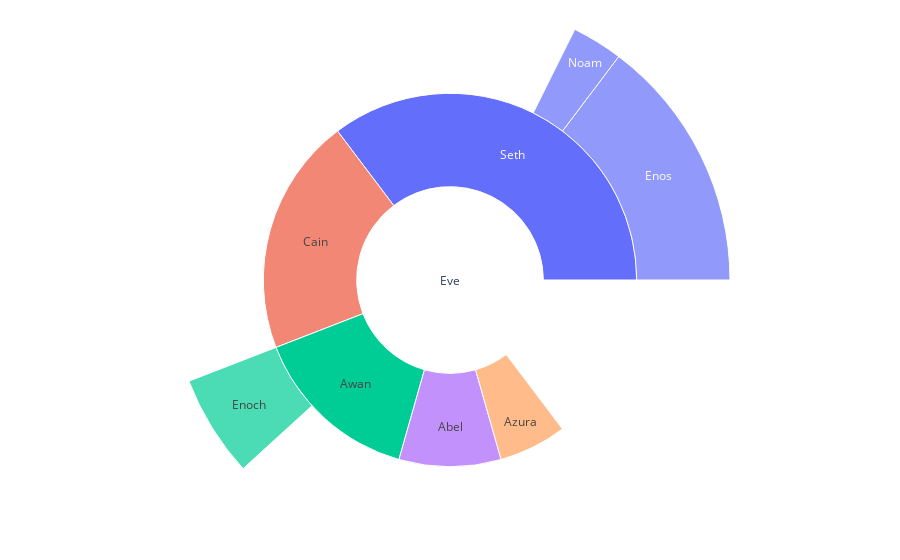

Notebook source saved alongside this figure:
### Code cell
# original script for a sunburst

fig =go.Figure(go.Sunburst(
    labels=["Eve", "Cain", "Seth", "Enos", "Noam", "Abel", "Awan", "Enoch", "Azura"],
    parents=["", "Eve", "Eve", "Seth", "Seth", "Eve", "Eve", "Awan", "Eve" ],
    values=[10, 14, 12, 10, 2, 6, 6, 4, 4],
))
# Update layout for tight margin
# See https://plotly.com/python/creating-and-updating-figures/
fig.update_layout(margin = dict(t=0, l=0, r=0, b=0))

fig.show(renderer='plotly_mimetype')

### Figure 1 — Plotly figure (JSON) as saved in the notebook; plotly's stock layout.template omitted (floating-point values rounded to 4 significant figures)
{"data": [{"labels": ["Eve", "Cain", "Seth", "Enos", "Noam", "Abel", "Awan", "Enoch", "Azura"], "parents": ["", "Eve", "Eve", "Seth", "Seth", "Eve", "Eve", "Awan", "Eve"], "type": "sunburst", "values": [10, 14, 12, 10, 2, 6, 6, 4, 4]}], "layout": {"autosize": true, "margin": {"b": 0, "l": 0, "r": 0, "t": 0}}}
